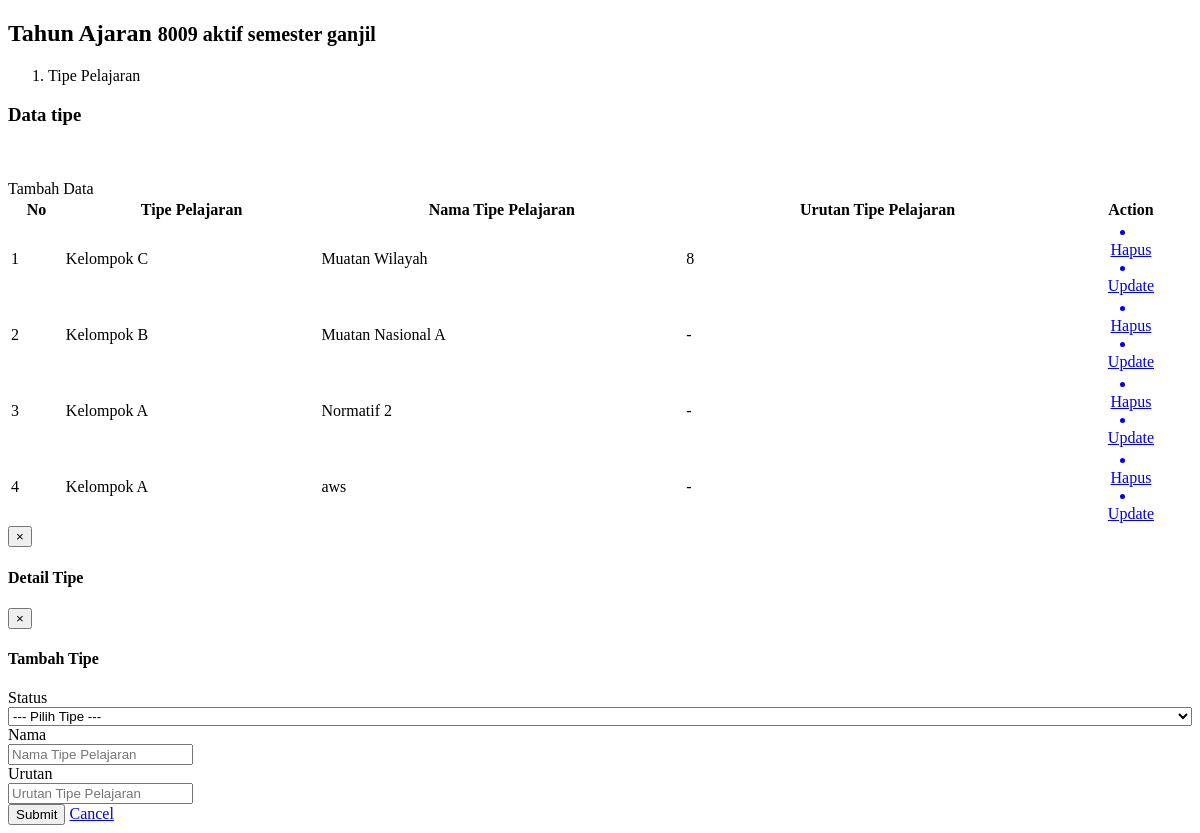
Page /pages/tipe.php on the committed database.
### tables this page shows
CREATE TABLE `tahun` (
  `id_tahun` int(11) NOT NULL,
  `tahun` varchar(50) NOT NULL,
  `status` enum('aktif','non-aktif') NOT NULL,
  `status_smt` enum('semester ganjil','semester genap') NOT NULL,
  PRIMARY KEY (`id_tahun`)
);

CREATE TABLE `tipe` (
  `id_tipe` int(11) NOT NULL,
  `tipe` enum('Kelompok A','Kelompok B','Kelompok C') NOT NULL,
  `nama` varchar(50) NOT NULL,
  `urutan` varchar(50) NOT NULL,
  PRIMARY KEY (`id_tipe`)
);

### pages/tipe.php (the view, shortened to what this page needs)
<!DOCTYPE html>
<html>
<head>
   <link rel="stylesheet" type="text/css" href="../sweetalert/sweetalert.css">
</head>
<body>
    <section class="content-header">
      <h1>
        Tahun Ajaran
        <small>
          <?php
            $sql = mysqli_query($con, "SELECT * from tahun where status = 'aktif'");
            while ($row = mysqli_fetch_array($sql)) {
          ?>
          <?php echo $row['tahun']; ?> <?php echo $row['status']; ?> <?php echo $row['status_smt']; ?>
          <?php } ?>
        </small>
      </h1>
      <ol class="breadcrumb">
        <li class="active">Tipe Pelajaran</li>
      </ol>
    </section>
    <section class="content">
  <div class="box box-warning" id="box-tampil">
      <div class="box-header with-border">
        <h3 class="box-title">Data tipe</h3>
        <br> <br>
        <a  class="btn btn-info" style="float:left;" data-toggle="modal" data-target="#insert"><span class="glyphicon glyphicon-plus"></span>Tambah Data</a>
      </div>
      <div class="box-body">
        <table id="example1" class="table table-bordered table-striped" style="width:100%;">
            <thead>
            <tr>
              <th>No</th>
              <th>Tipe Pelajaran</th>
              <th>Nama Tipe Pelajaran</th>
              <th>Urutan Tipe Pelajaran</th>
              <th><center>Action</center></th>
              </tr>
            </thead>
            <tbody>
              <?php
              $no = 1;
                $query = mysqli_query($con,"SELECT * from tipe") or die(mysqli_error());
                while($rows = mysqli_fetch_array($query))
                { ?>
                <tr>
                <td><?php echo $no;?></td>
                <td><?php echo $rows['tipe'];?></td>
                <td><?php echo $rows['nama'];?></td>
                <td><?php echo $rows['urutan'];?></td>
                  <td><center>
                    <a  href='../php/hapus-tipe.php?ni=<?php echo $rows['id_tipe'];?>' class="btn btn-warning btn-sm delete-link"><li class="glyphicon glyphicon-trash"></li> Hapus</a>
                     <?php echo "<a href='#edit' class='btn btn-primary btn-sm' id='custId' data-toggle='modal' data-id=".$rows['id_tipe']."><li class='fa fa-edit'></li>Update</a>"; ?></td>
              </tr>
              <?php
                $no++;
              } ?>
            </tbody>
          </table>
        </div>
        </div>
  </section>
  <div class="modal fade" id="edit" role="dialog">
        <div class="modal-dialog" role="document">
            <div class="modal-content">
                <div class="modal-header box-info">
                    <button type="button" class="close" data-dismiss="modal">&times;</button>
                    <h4 class="modal-title">Detail Tipe</h4>
                </div>
            </div>
        </div>
  </div>
  <div class="modal fade" id="insert" role="dialog">
    <div class="modal-dialog">
      <div class="modal-content">
        <div class="modal-header">
          <button type="button" class="close" data-dismiss="modal">&times;</button>
          <h4 class="modal-title">Tambah Tipe</h4>
        </div>
          <div class="modal-body">
          <form class="form-horizontal" action="../php/tambah-tipe.php" method="post">
              <div class="box-body">
                <div class="form-group">
                  <label for="tahun" class="col-sm-3 control-label">Status</label>
                  <div class="col-sm-9">
                    <select name="tipe" class="select2 form-control" style="width:100%;">
                      <option>--- Pilih Tipe ---</option>
                    </select>
                  </div>
                </div>
                 <div class="form-group">
                  <label for="tipe" class="col-sm-3 control-label">Nama</label>
                  <div class="col-sm-9">
                    <input type="text" class="form-control" id="nama" placeholder="Nama Tipe Pelajaran" name="nama">
                  </div>
                </div>
                <div class="form-group">
                  <label for="tipe" class="col-sm-3 control-label">Urutan</label>
                  <div class="col-sm-9">
                    <input type="text" class="form-control" id="urutan" placeholder="Urutan Tipe Pelajaran" name="urutan">
                  </div>
                </div>
              </div>
              <div class="box-footer">
                <input type="submit" name="submit" class="btn btn-primary"></a>
                <a href="?page=tahun" class="btn btn-default">Cancel</a>
              </div>
            </form>
        </div>
      </div>
    </div>
  </div>
</body>
</html>

### rows in the picture
tahun: tahun "8009", status "aktif", status_smt "semester ganjil"
tipe: tipe "Kelompok C", nama "Muatan Wilayah", urutan "8"
tipe: tipe "Kelompok B", nama "Muatan Nasional A", urutan "-"
tipe: tipe "Kelompok A", nama "Normatif 2", urutan "-"
tipe: tipe "Kelompok A", nama "aws", urutan "-"
